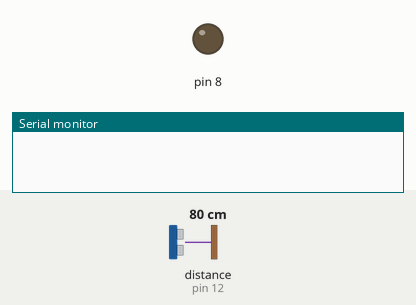
Simulated run of this sketch. Board: Arduino Uno, built with avr-gcc and run on an emulated ATmega328P. Parts: output pins drawn as LEDs (lit = HIGH), the last lines printed to the serial monitor. The inputs (shaded band) are chosen by the test bench; at power-on: distance to the obstacle (sensor on pin 12) 80 cm. The echo pulse lasts 58.3 µs per cm.

Above: at 1.2 s.
1.3 s: distance to the obstacle (sensor on pin 12) set to 23 cm
2.8 s: distance to the obstacle (sensor on pin 12) set to 18 cm
At 3.8 s:
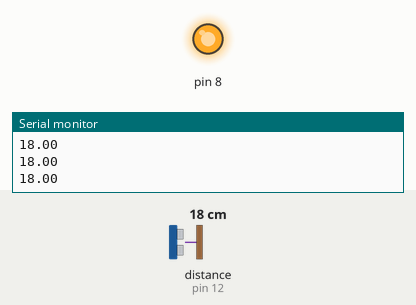
4.4 s: distance to the obstacle (sensor on pin 12) set to 35 cm
At 5.0 s:
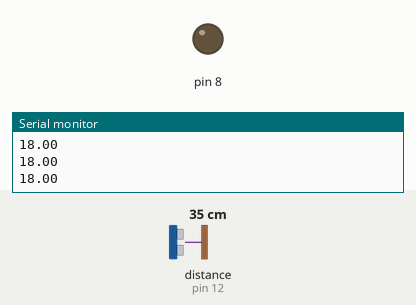
5.9 s: distance to the obstacle (sensor on pin 12) set to 2 cm
At 6.4 s:
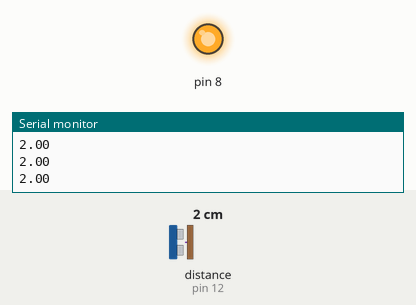
Timing chart, 0 to 8.4 s (numbered marks = the images above; inputs shaded):
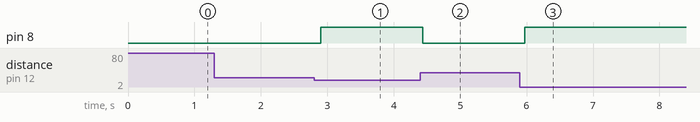

Measured:
- the behaviour switches between 21 and 20 cm on distance to the obstacle (sensor on pin 12) (found by bisection; images 0 and 1)
- after the input at 1.3 s, every drawn part: stays the same
- after the input at 2.8 s, pin 8: LOW → HIGH after 0.10 s
- after the input at 4.4 s, pin 8: HIGH → LOW at once
- after the input at 5.9 s, pin 8: LOW → HIGH after 0.07 s

The sketch:

sonar.ino
```cpp
#include<NewPing.h>
#define TRIGGER_PIN 13
#define ECHO_PIN 12
#define MAX_DISTANCE 200
NewPing sonar(TRIGGER_PIN,ECHO_PIN,MAX_DISTANCE);
float duration, distance;

void setup() {
  Serial.begin(9600);
  pinMode(8,OUTPUT);
}
void loop()
{
  distance=sonar.ping_cm();
  if(distance<=20){
Serial.println(distance);
      digitalWrite(8,HIGH);
  }else{
     digitalWrite(8,LOW);
  }
  delay(100);
}
```
